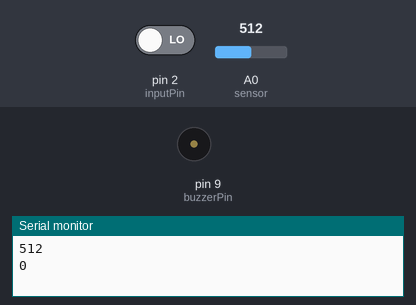
This sketch was run on a simulated Arduino Uno, built with avr-gcc and run on an emulated ATmega328P. On the bench: buzzer (waves = sounding), the last lines printed to the serial monitor. The inputs (shaded band) are chosen by the test bench; at power-on: pin 2 (inputPin) LOW, A0 (sensor) = 512. The modem accepts every AT command (registered, SIM ready, sends succeed) and sends nothing else.

Above: at 8.2 s.
8.3 s: pin 2 (inputPin) driven HIGH
At 12.5 s:
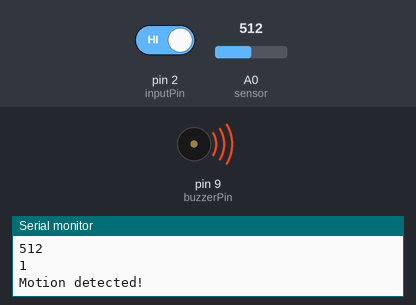
17.8 s: pin 2 (inputPin) driven LOW
At 19.3 s:
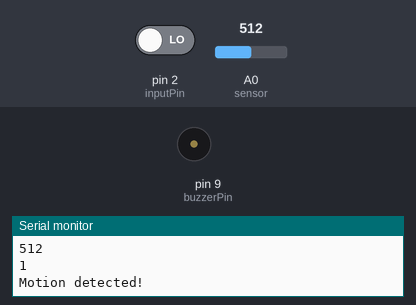
Timing chart, 0 to 20.8 s (numbered marks = the images above; inputs shaded):
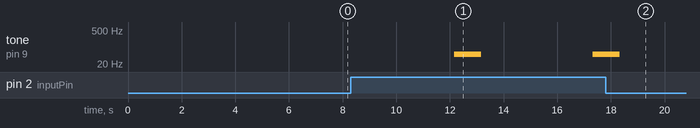

The sketch:

babymonitorcode.ino
```cpp
#include <SoftwareSerial.h>
int volume;               //variable to read the value from Sound sensor
int inputPin = 2;        // choose the input pin (for PIR sensor)
int buzzerPin = 9;      //choose the input pin (for buzzer)
int val = 0;           //variable to read the value from PIR sensor
SoftwareSerial sim(10, 11);  //10-Rx,11-Tx used for communication
String number = "+911234567890";       // mobile number to which alert message has to be sent
void setup() {
  delay(7000);                       //delay for 7 seconds to make sure the modules get the signal
  pinMode(inputPin, INPUT);         // declare sensor as input
  pinMode(buzzerPin, OUTPUT);      // declare the pin as output mode
  Serial.begin(9600);             // Serial port begin  (or) Setting the baud rate of Serial Monitor (Arduino)
  sim.begin(9600);               // Setting the baud rate of GSM Module
}
void loop() {
  volume = analogRead(A0);       // Reads the value from the Analog PIN A0 - here we connect sound sensor out pin to A0
  val = digitalRead(inputPin);  // read input value (from pin 2)
  Serial.println(volume);      //Serial print level
  if (volume > 50)
  {
    Serial.println(val);
    if (val > 0)   // check the existence of person
    {
      Serial.println("Motion detected!");
      tone(buzzerPin, 50, 1000);    // used to activate the buzzer with frequency and time
      val = 0;
    }
    SendMessage();  // calling the function
    delay(1000);
  }
  delay(1000);
}
void SendMessage()
{
  //Serial.println ("Sending Message");
  sim.println("AT+CMGF=1");      //Sets the GSM Module in Text Mode
  delay(1000);
  //Serial.println ("Set SMS Number");
  sim.println("AT+CMGS=\"" + number + "\"\r");   //Mobile phone number to send message
  delay(1000);
  String SMS = "Hello, how are you?";
  sim.println(SMS);
  delay(100);
  sim.println((char)26);       // ASCII code of CTRL+Z
  delay(1000);
}
```

Measured:
- after the input at 8.3 s, tone on pin 9 (buzzerPin): silent → 50 Hz after 3.9 s, → silent 1.0 s later, → 50 Hz 4.2 s later
- after the input at 17.8 s, tone on pin 9 (buzzerPin): goes on until 18.3 s, then stays silent
